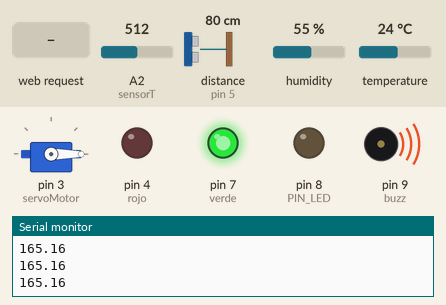
A sketch run on a simulated Arduino Uno, built with avr-gcc and run on an emulated ATmega328P. Shown: servo, output pins drawn as LEDs (lit = HIGH), buzzer (waves = sounding, pin HIGH), the last lines printed to the serial monitor. Wiring (inferred from the names in the program): ultrasonic range finder: trigger pin 6; echo pin 5. The test bench sets the inputs (shaded band); at power-on: A2 (sensorT) = 512, distance to the obstacle (sensor on pin 5) 80 cm, humidity 55 %, temperature 24 °C. The echo pulse lasts 58.3 µs per cm; WiFi joins after 1.5 s; servers stay silent unless stated; pins used as bus, display or sensor lines are not drawn.

Above: at 1.2 s.
1.3 s: A2 (sensorT) set to 81
2.8 s: A2 (sensorT) set to 73
At 3.9 s:
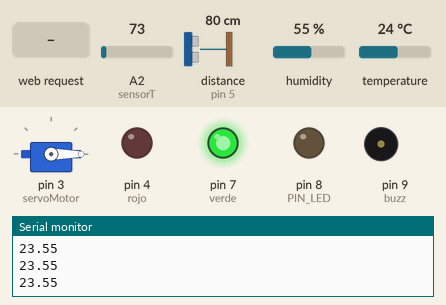
4.3 s: distance to the obstacle (sensor on pin 5) set to 2 cm
At 5.6 s:
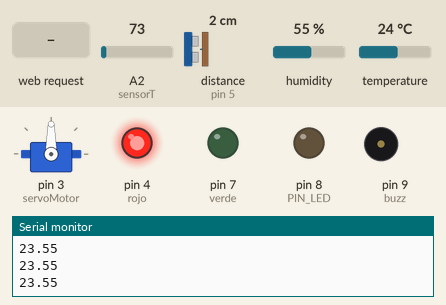
5.9 s: HTTP request GET /?LED=T received
At 6.3 s:
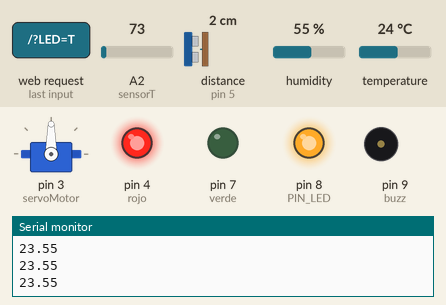
7.4 s: distance to the obstacle (sensor on pin 5) set to 9 cm
At 8.6 s:
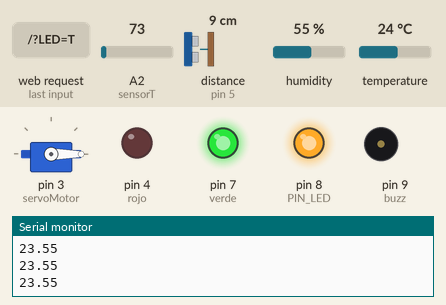
8.9 s: A2 (sensorT) set to 306
At 9.8 s:
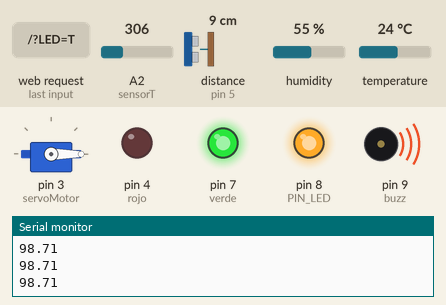
Timing chart, 0 to 11.5 s (numbered marks = the images above; inputs shaded):
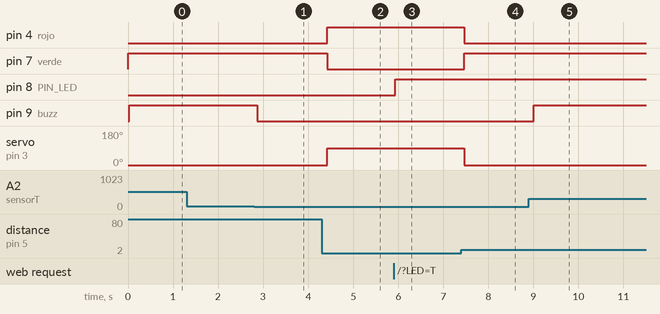

Measured:
- the behaviour switches between 78 and 77 on A2 (sensorT) (found by bisection; images 0 and 1)
- after the input at 2.8 s, pin 9 (buzz): HIGH → LOW after 0.07 s
- after the input at 4.3 s, pin 4 (rojo): LOW → HIGH after 0.12 s; pin 7 (verde): HIGH → LOW after 0.12 s; servo on pin 3 (servoMotor): 0° → 90° after 0.12 s
- after the input at 5.9 s, pin 8 (PIN_LED): LOW → HIGH at once
- after the input at 7.4 s, pin 4 (rojo): HIGH → LOW after 0.07 s; pin 7 (verde): LOW → HIGH after 0.07 s; servo on pin 3 (servoMotor): 90° → 0° after 0.07 s
- after the input at 8.9 s, pin 9 (buzz): LOW → HIGH after 0.10 s

The sketch:

prender_led.ino
```cpp
#include <SPI.h>
#include <Ethernet.h> //Declaración de la direcciones MAC e IP. También del puerto 80
#include <DHT.h>
#include <Servo.h>

#define DHTTYPE DHT11
#define rojo 4
#define verde 7
#define sensorT A2
#define buzz 9

const int DHTPin = 2;       //Pin de entrada para el sensor de temperatura y humedad
const int EchoPin = 5;
const int TriggerPin = 6;

float hum;                  //Definimos la variable de la temperatura

int cm = 0;

char c;

int LED;

float voltaje = 0;
float temperatura = 0;

DHT dht(DHTPin, DHTTYPE);   //Inicializamos el sensor de temperatura definiendo el tipo de sensor y el pin de entrada
Servo servoMotor;


byte mac[] = {0xDE, 0xAD, 0xBE, 0xEF, 0xFE, 0xED}; //MAC
IPAddress ip(192, 168, 0, 19); //IP
EthernetServer servidor(80);
int PIN_LED = 8;
String readString = String(30); //lee los caracteres de una secuencia en una cadena.
//Los strings se representan como arrays de caracteres (tipo char)
String state = String(3);

boolean acceso = false;
boolean lineaenblanco;

void setup() {
  Serial.begin(9600);
  pinMode(TriggerPin, OUTPUT);
  pinMode(EchoPin, INPUT);
  pinMode(rojo, OUTPUT);
  pinMode(verde, OUTPUT);
  pinMode(buzz, OUTPUT);

  digitalWrite(rojo, LOW);
  digitalWrite(verde, HIGH);
  digitalWrite(buzz, LOW);

  dht.begin();             //Iniciamos con el funcionamiento del sensor de temperatura
  servoMotor.attach(3);
  servoMotor.write(0);

  Ethernet.begin(mac, ip); //Inicializamos con las direcciones asignadas
  servidor.begin();
  pinMode(PIN_LED, OUTPUT);
  digitalWrite(PIN_LED, LOW);
  state = "OFF";
}
void loop() {
  hum = dht.readHumidity();  //Leemos la humedad del sensor

  voltaje = analogRead(sensorT) * 3.3 / 1023;
  temperatura = voltaje * 100;

  cm = ping(TriggerPin, EchoPin);

  if (temperatura > 25) {
    digitalWrite(buzz, HIGH);
    Serial.println(temperatura);
  } else {
    digitalWrite(buzz, LOW);
    Serial.println(temperatura);
  }


  if (cm <= 5) {
    digitalWrite(rojo, HIGH);
    digitalWrite(verde, LOW);
    servoMotor.write(90);
    acceso = true;
  } else {
    digitalWrite(rojo, LOW);
    digitalWrite(verde, HIGH);
    servoMotor.write(0);
  }

  delay(250);

  //EthernetClient Crea un cliente que se puede conectar a
  //una dirección específica de Internet IP
  EthernetClient cliente = servidor.available();
  if (cliente) {
    lineaenblanco = true;
    while (cliente.connected()) {
      if (cliente.available()) {
        c = cliente.read();
        if (readString.length() < 30) {
          readString.concat(c);
          //Cliente conectado
          //Leemos petición HTTP caracter a caracter
          //Almacenar los caracteres en la variable readString
        }
        if (c == '\n' && lineaenblanco) //Si la petición HTTP ha finalizado
        {
          LED = readString.indexOf("LED=");

          if (readString.substring(LED, LED + 5) == "LED=T") {
            digitalWrite(PIN_LED, HIGH);
            state = "Encendido";
          }
          else if (readString.substring(LED, LED + 5) == "LED=F") {
            digitalWrite(PIN_LED, LOW);
            state = "Apagado";
          }

          //Cabecera HTTP estándar
          cliente.println("HTTP/1.1 200 OK");
          cliente.println("Content-Type: text/html");
          cliente.println(); //Página Web en HTML
          cliente.println("<html style='background-image:linear-gradient(blue, white); font:oblique bold 120% cursive'>");
          cliente.println("<head>");
          cliente.println("<meta http-equiv='refresh' content='3'");
          cliente.println("</head>");
          cliente.println("<body width=100% height=100%>");
          cliente.println("<center>");
          cliente.println("<h1 style='color: white;'>SISTEMA DE CONTROL DE ESTADO DEL SITE</h1>");
          cliente.print("<h3 style='color: yellow;'>Estado de la lampara: ");
          cliente.print(state);
          cliente.print("</h3><br><br><h3 style='color: yellow;'>");
          if (temperatura > 25) {
            cliente.print("ALERTA EL SITE presenta una alta temperatura de:");
          } else {
            cliente.print("Temperatura del SITE: ");
          }
          cliente.print(temperatura);
          cliente.print("</h3><br><br>");
          cliente.print("<h3 style='color: yellow;'>Humedad del SITE: ");
          cliente.print(hum);

          if(acceso){
          cliente.print("</h3><br><br><h3 style='color: red;'>ALERTA, Se detecto una entrada en el SITE.");
          }
          cliente.print("</h3><br><br><br><br>");
          cliente.println("<input type=submit value='Encender SITE' style='width:200px;height:75px;background-color:#249c04; border-radius:6px; color:white;' onClick=location.href='./?LED=T' />");
          cliente.println("<input type=submit value='Apagar SITE' style='width:200px;height:75px;background-color:red; border-radius:6px; color:white;' onClick=location.href='./?LED=F' />");
          cliente.println("</center>");
          cliente.println("</body>");
          cliente.println("</html>");
          cliente.stop();
          //Cierro conexión con el cliente
          readString = "";
        }
      }
    }
  }

  acceso = false;
}

int ping(int TriggerPin, int EchoPin) {
  long duration, distanceCm;

  digitalWrite(TriggerPin, LOW);  //para generar un pulso limpio ponemos a LOW 4us
  delayMicroseconds(4);
  digitalWrite(TriggerPin, HIGH);  //generamos Trigger (disparo) de 10us
  delayMicroseconds(10);
  digitalWrite(TriggerPin, LOW);

  duration = pulseIn(EchoPin, HIGH);  //medimos el tiempo entre pulsos, en microsegundos

  distanceCm = duration * 10 / 292 / 2;  //convertimos a distancia, en cm
  return distanceCm;
}
```
